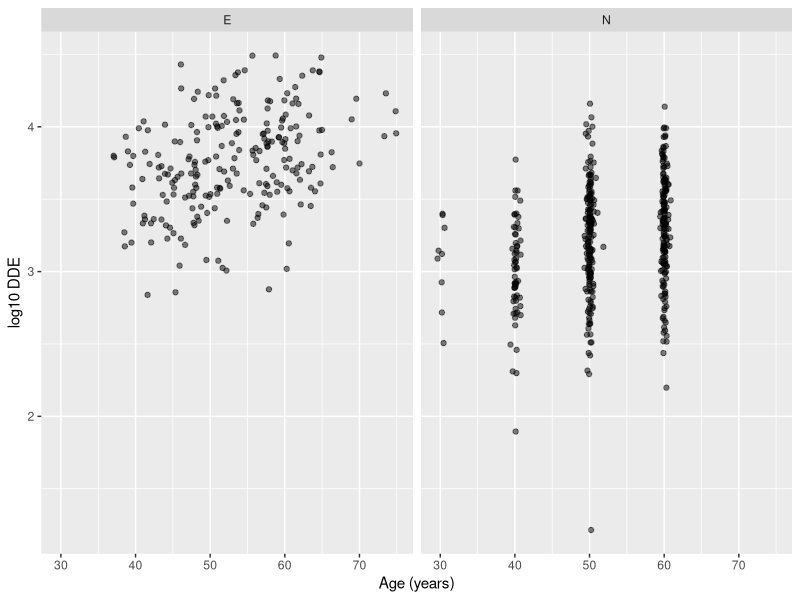

Write R code to recreate this figure. (Note: this script raises an error after producing the figure.)
# BBS3026 — Session 3: Exploratory Analysis II
# Simple, multiple and multivariate linear regression
# Continue from Session 2. Fill in the gaps (...), one task at a time.
# Save a personal copy as 03_Exploratory_Analysis_II_YourName.R.

# GET STARTED — Use the SAME extracted course folder as in Session 2.
# If needed, uncomment ONE path and replace YOUR_USERNAME:
# Windows:
# setwd("C:/Users/YOUR_USERNAME/Downloads/exposomics-BBS3026-main")
# macOS:
# setwd("/Users/YOUR_USERNAME/Downloads/exposomics-BBS3026-main")
getwd()
file.exists("data/covar.csv")
file.exists("data/expo.csv")
# Both checks should print TRUE.

# TASK 1 — Continue with your Session 2 data
# This section recreates the data automatically, even after restarting RStudio.
library(dplyr)
library(ggplot2)
covar <- read.csv("data/covar.csv", row.names = 1)
expo <- read.csv("data/expo.csv", row.names = 1)
covar$smoking_status <- factor(covar$smoking_status)
covar$education <- factor(covar$education)
covar$activity <- factor(covar$activity)
covar$sex <- factor(covar$sex)
covar$cohort <- factor(covar$cohort)
common_ids <- intersect(rownames(covar), rownames(expo))
stopifnot(!anyDuplicated(rownames(covar)), !anyDuplicated(rownames(expo)))
study <- cbind(covar[common_ids, , drop = FALSE],
               expo[common_ids, , drop = FALSE])
stopifnot(nrow(study) == length(common_ids))
str(study)

# Choose the SAME chemical you explored during Session 2.
my_compound <- "DDE"  # Choose DDE, HCB, PCB, cadmium or lead.
stopifnot(my_compound %in% names(expo))
# Exposure measurements are positive; use log10 to reduce right-skewness.
stopifnot(all(study[[my_compound]] > 0, na.rm = TRUE))
study$log10_selected_exposure <- log10(study[[my_compound]])

# TASK 2 — Look for associations with continuous variables
# Continue the plots from the end of Session 2.
# Add a linear trend line and compare cohorts.
ggplot(study, aes(x = age, y = log10_selected_exposure)) +
  geom_point(alpha = 0.5) +
  geom_smooth(method = "...", se = FALSE) +
  facet_wrap(~ cohort) +
  labs(x = "Age (years)", y = paste("log10", my_compound))

# Try BMI and alcohol by changing the x variable.
# QUESTION: Do the slopes seem similar in both cohorts?

# TASK 3 — Compare categorical variables
# Try smoking_status, sex, education, activity and cohort.
ggplot(study, aes(x = ..., y = log10_selected_exposure)) +
  geom_boxplot() +
  labs(y = paste("log10", my_compound))

# QUESTION: Which categories appear different?

# TASK 4 — Simple linear regression
# lm(response ~ explanatory_variable, data = ...)
# The slope describes a change in log10 exposure per unit increase in age.
model_age <- lm(log10_selected_exposure ~ ..., data = study)
summary(model_age)
# QUESTION: Report the age coefficient, p-value and R-squared.
# QUESTION: What is the intercept? What does a negative slope mean?

# TASK 5 — Simple models with categorical predictors
# R compares each category with a reference category.
model_smoking <- lm(log10_selected_exposure ~ ..., data = study)
summary(model_smoking)
# QUESTION: Which group is the reference for smoking status?
# QUESTION: What do the other coefficients represent?

# TASK 6 — Compare explanatory variables
# Create one simple model for each variable. Complete the list and function.
predictors <- c("sex", "age", "bmi", "smoking_status",
                "education", "activity", "alcohol", "cohort")
# Each model can have MULTIPLE coefficients (e.g. education categories).
# Record the overall model p-value and R-squared instead of only one category coefficient.
simple_results <- lapply(predictors, function(v) {
  fit <- lm(reformulate(v, response = "log10_selected_exposure"), data = study)
  s <- summary(fit)
  f <- s$fstatistic
  p <- pf(f[1], f[2], f[3], lower.tail = FALSE)
  data.frame(variable = v, model_p_value = unname(p), r_squared = s$r.squared)
})
simple_table <- do.call(rbind, simple_results)
simple_table
# Hint: order(table$column) sorts rows.
simple_table[order(simple_table$..., decreasing = TRUE), ]
# QUESTION: Which explanatory variables have the highest R-squared?
# NOTE: Overall model p-values are not the same as individual coefficients.

# TASK 7 — Multiple linear regression
# One exposure outcome and several explanatory variables.
# Adjust for age, sex, BMI, smoking, education, activity, alcohol and cohort.
model_full <- lm(
  log10_selected_exposure ~ age + sex + bmi + smoking_status +
    education + activity + alcohol + ...,
  data = study
)
summary(model_full)
# QUESTION: Compare adjusted coefficients and R-squared with simple models.
# QUESTION: Which variables remain associated after adjustment?
# QUESTION: Why can confounding change regression coefficients?
# IMPORTANT: Choose covariates based on scientific reasoning, not p-values alone.

# TASK 8 — Compare with a smaller model
# Create a justified reduced model, for example age + sex + cohort.
model_reduced <- lm(
  log10_selected_exposure ~ age + ... + cohort,
  data = study
)
summary(model_reduced)
# QUESTION: Compare R-squared and adjusted R-squared across the models.
# QUESTION: Could excluding a confounder change the estimate?

# TASK 9 — Predict exposure for a hypothetical participant
# Use the reduced model above, and supply its predictor variables.
# Ensure factor levels match the original study data.
my_person <- data.frame(
  age = 25,
  sex = factor("F", levels = levels(study$sex)),
  cohort = factor("N", levels = levels(study$cohort))
)
# Adapt my_person if you changed the reduced-model predictors.
predicted_log10 <- predict(model_reduced, newdata = my_person)
predicted_exposure <- 10^predicted_log10
predicted_exposure
range(study[[my_compound]], na.rm = TRUE)
# QUESTION: Is your prediction inside the observed exposure range?
# QUESTION: Are the person's covariate values inside the study range?
# NOTE: Predictions outside observed ranges are extrapolations.

# TASK 10 — Multivariate multiple regression
# DIFFERENCE: multiple regression = several predictors, ONE response.
# Multivariate regression = several response variables in one model.
# Choose TWO different chemicals; here cadmium and PCB.
# Use log10 because the exposure measurements are right-skewed.
study$log10_cadmium <- log10(study$cadmium)
study$log10_PCB <- log10(study$PCB)
multi_model <- lm(
  cbind(log10_cadmium, log10_PCB) ~ age + sex + bmi +
    smoking_status + education + activity + alcohol + ...,
  data = study
)
summary(multi_model)
# QUESTION: Are the patterns the same for both outcomes?

# TASK 11 — Compare multivariate models
# Use the SAME outcome columns and sample for valid model comparison.
multi_reduced <- lm(
  cbind(log10_cadmium, log10_PCB) ~ age + sex + bmi +
    smoking_status + education + activity + cohort,
  data = study
)
anova(multi_reduced, multi_model)
# QUESTION: What does this comparison test?
# NOTE: This compares nested multivariate models jointly.

# TASK 12 — Develop your research question
# Choose a chemical exposure and a health outcome from your literature work.
# Prepare a 5-minute presentation:
# (1) brief background, (2) dataset and methods,
# (3) findings so far, (4) research question.
# QUESTION: Which covariates could confound your research question?
# QUESTION: Which limitations prevent causal conclusions?
